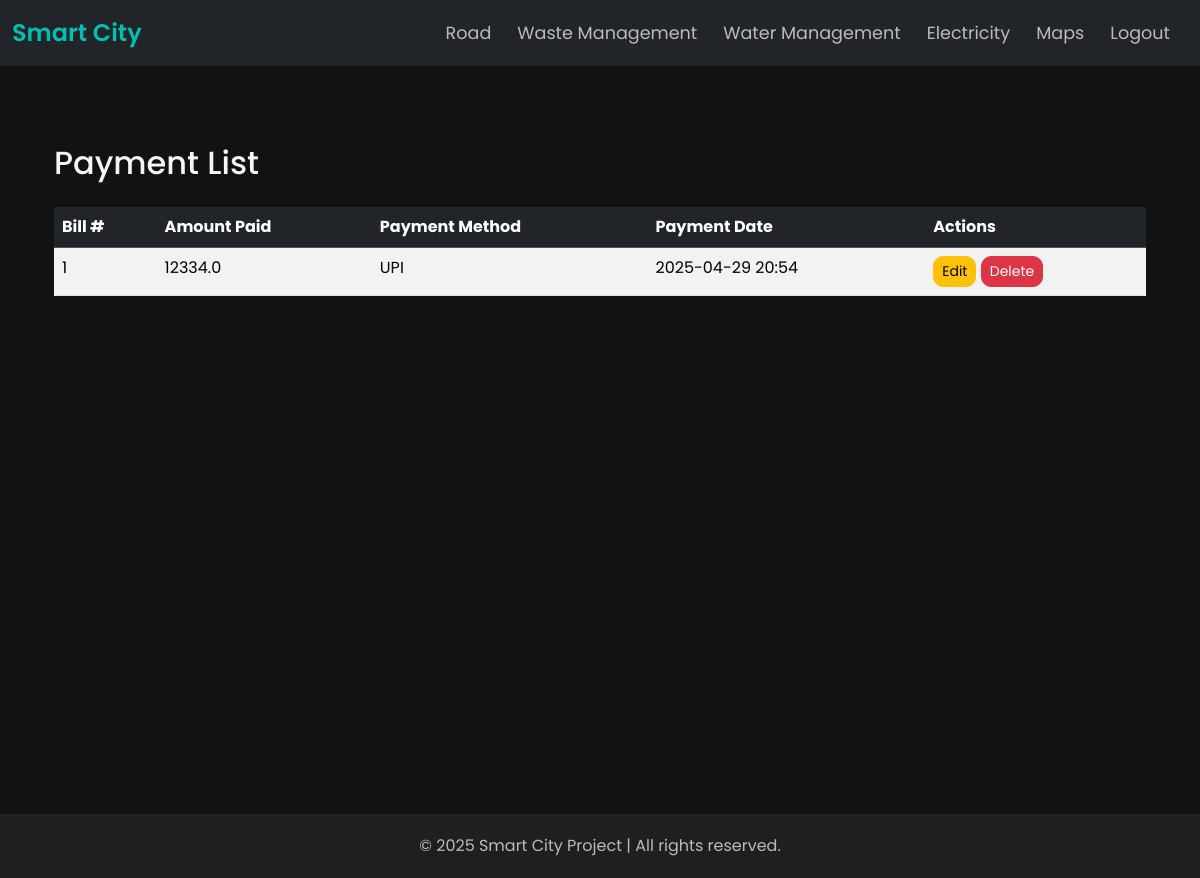
/electricity/list/ (signed in), run on the app's committed database.
### electricity/models.py (models this page shows, shortened)
class Payment(models.Model):
    bill = models.OneToOneField(Bill, on_delete=models.CASCADE)
    payment_date = models.DateTimeField(auto_now_add=True)
    amount_paid = models.FloatField()
    payment_method = models.CharField(max_length=50, choices=[
        ('Credit Card', 'Credit Card'),
        ('UPI', 'UPI'),
        ('Cash', 'Cash'),
        ('Online Banking', 'Online Banking')
    ])

class Bill(models.Model):
    consumer = models.ForeignKey(Consumer, on_delete=models.CASCADE)
    issue_date = models.DateField()
    due_date = models.DateField()
    total_units = models.FloatField()
    amount_due = models.FloatField()
    is_paid = models.BooleanField(default=False)

### electricity/views.py (the view)
# urls.py: path('list/', views.payment_list, name='payment_list'),
def payment_list(request):
    payments=None
    if request.user.is_superuser:
        payments = Payment.objects.all()  # Fetch all payment records
    else:
        payments = Payment.objects.filter(bill__consumer__user = request.user)
    return render(request, 'electricity/payment_list.html', {'payments': payments})

### electricity/templates/electricity/payment_list.html
{% extends 'base_generic.html' %}
{% block content %}
<div class="container py-4">
    <h2 class="mb-4">Payment List</h2>
    <table class="table table-striped">
        <thead class="table-dark">
            <tr>
                <th>Bill #</th>
                <th>Amount Paid</th>
                <th>Payment Method</th>
                <th>Payment Date</th>
                {%if user.is_superuser%}
                <th>Actions</th>
                {%endif%}
            </tr>
        </thead>
        <tbody>
            {% for payment in payments %}
            <tr>
                <td>{{ payment.bill.id }}</td>
                <td>{{ payment.amount_paid }}</td>
                <td>{{ payment.payment_method }}</td>
                <td>{{ payment.payment_date|date:"Y-m-d H:i" }}</td>
                {%if user.is_superuser%}
                <td>
                    <a href="{% url 'electricity:update_payment' payment.id %}" class="btn btn-sm btn-warning">Edit</a>
                    <a href="{% url 'electricity:delete_payment' payment.id %}" class="btn btn-sm btn-danger">Delete</a>
                </td>
                {%endif%}
            </tr>
            {% endfor %}
        </tbody>
    </table>
</div>
{% endblock %}

### templates/base_generic.html (style rules this page uses)
body { background-color: #121212; font-family: 'Poppins', sans-serif; color: #f5f5f5; margin: 0; }
.container { min-height: 80vh; padding-top: 30px; padding-bottom: 30px; }
.btn { border-radius: 10px; transition: all 0.3s ease; }
.navbar, .container, .footer { animation: fadeIn 0.8s ease-out; }

### data on the page
Payment: bill.id "1", amount_paid "12334.0", payment_method "UPI", payment_date "2025-04-29 20:54"
